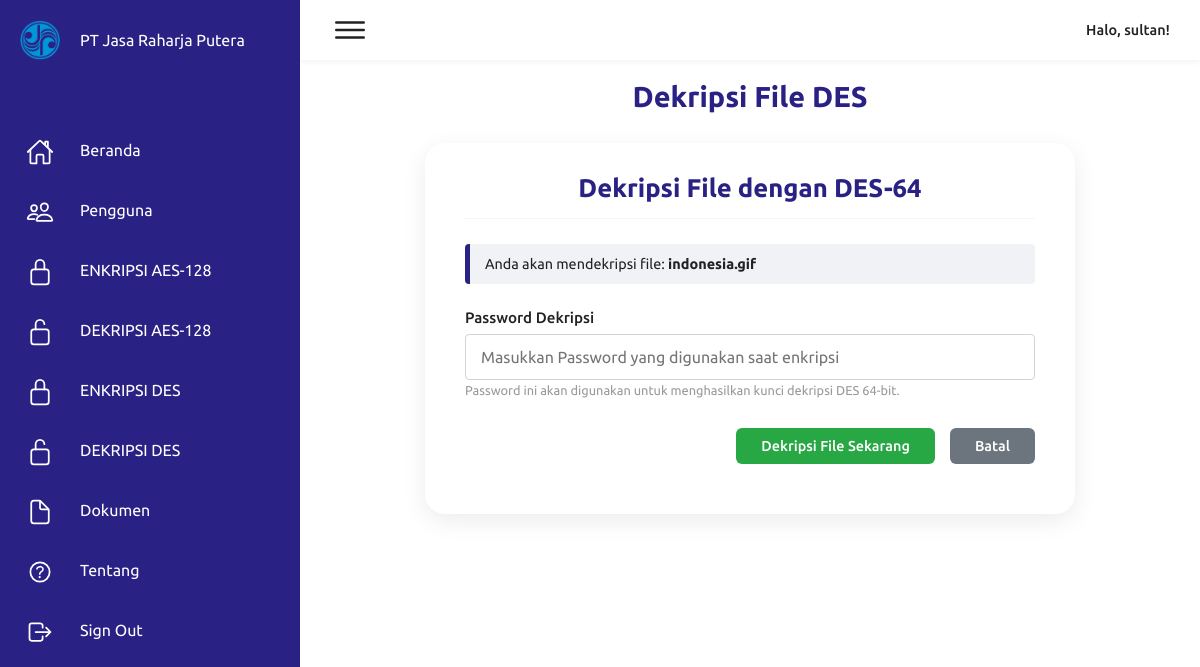
/dashboard/dekripsi_des64.php?id=62 (signed in), run on the app's committed database.
### tables this page shows
CREATE TABLE `dokumen_terenkripsi` (
  `id_dokumen` int(11) NOT NULL,
  `username` varchar(100) NOT NULL,
  `nama_asli_file` varchar(255) NOT NULL,
  `nama_file_enkripsi` varchar(255) NOT NULL,
  `path_file_enkripsi` varchar(255) NOT NULL,
  `ukuran_file_kb` decimal(10,2) NOT NULL,
  `ukuran_file_enkripsi_kb` decimal(10,2) DEFAULT NULL,
  `kunci_enkripsi` varchar(16) NOT NULL,
  `algoritma_enkripsi` varchar(50) DEFAULT NULL,
  `tanggal_unggah` datetime NOT NULL,
  `status_proses` varchar(20) NOT NULL,
  `deskripsi_file` text DEFAULT NULL,
  `durasi_enkripsi_detik` decimal(10,2) DEFAULT NULL,
  `durasi_dekripsi_detik` decimal(10,2) DEFAULT NULL,
  `nama_file_terdekripsi` varchar(255) DEFAULT NULL,
  `ukuran_file_terdekripsi_kb` decimal(10,2) DEFAULT NULL
);

### dashboard/dekripsi_des64.php (the view, shortened to what this page needs)
<?php
$currentPageTitle = "Dekripsi File DES";
include '../includes/header.php';
require_once '../config/config.php';
include '../includes/navigation.php';
$nama_file_info = "";
$id_dokumen_valid = null;
$pesan_error_halaman = "";
$algoritma_file = "DES-64";
if (!$conn) {
    $pesan_error_halaman = "Koneksi ke database gagal. Periksa file konfigurasi.";
} else {
    if (isset($_GET['id']) && !empty($_GET['id'])) {
        $id_dokumen = filter_var($_GET['id'], FILTER_VALIDATE_INT);
        if ($id_dokumen === false) {
            $pesan_error_halaman = "ID file yang diberikan tidak valid.";
        } else {
            $username_pengguna = $_SESSION['username'];
            $sql_file = "SELECT id_dokumen, nama_asli_file, algoritma_enkripsi
                         FROM dokumen_terenkripsi
                         WHERE id_dokumen = ? AND username = ? AND status_proses = 'Terenkripsi'";
            $stmt_file = mysqli_prepare($conn, $sql_file);
            if ($stmt_file) {
                mysqli_stmt_bind_param($stmt_file, "is", $id_dokumen, $username_pengguna);
                mysqli_stmt_execute($stmt_file);
                $result_file = mysqli_stmt_get_result($stmt_file);
                if ($result_file && mysqli_num_rows($result_file) == 1) {
                    $file_data = mysqli_fetch_assoc($result_file);
                    if (strtoupper($file_data['algoritma_enkripsi']) === 'DES' || strtoupper($file_data['algoritma_enkripsi']) === 'DES-64') {
                        $nama_file_info = htmlspecialchars($file_data['nama_asli_file']);
                        $id_dokumen_valid = $file_data['id_dokumen'];
                        $algoritma_file = htmlspecialchars($file_data['algoritma_enkripsi']);
                    } else {
                        $pesan_error_halaman = "File ini tidak dienkripsi menggunakan DES. Algoritma terdeteksi: " . htmlspecialchars($file_data['algoritma_enkripsi']) . ". Silakan gunakan form dekripsi yang sesuai.";
                    }
                } else {
                    $pesan_error_halaman = "File tidak ditemukan, bukan milik Anda, atau statusnya bukan 'Terenkripsi'.";
                }
            } else {
                $pesan_error_halaman = "Gagal menyiapkan query untuk mengambil data file: " . htmlspecialchars(mysqli_error($conn));
            }
        }
    }
}
?>
        <div class="main">
            <?php include '../includes/topbar.php'; ?>
            <div class="page-content-header">
                 <h2><?php echo htmlspecialchars($currentPageTitle); ?></h2>
            </div>
            <div class="form-container">
                <div class="form-card">
                    <div class="cardHeader">
                        <h3>Dekripsi File dengan <?php echo $algoritma_file; ?></h3>
                    </div>
                    <?php if (!empty($pesan_error_halaman)):  ?>
                        <div class="alert alert-danger" role="alert" style="margin-bottom: 20px;">
                            <?php echo $pesan_error_halaman; ?> <a href="daftar_dokumen.php" style="font-weight: bold; text-decoration: underline;">Kembali ke Daftar Dokumen</a>.
                        </div>
                    <?php else:  ?>
                        <?php if ($id_dokumen_valid !== null):  ?>
                            <p class="file-info">Anda akan mendekripsi file: <strong><?php echo $nama_file_info; ?></strong></p>
                        <?php else: ?>
                             <p class="file-info">Silakan unggah file `.enc` yang dienkripsi dengan DES untuk didekripsi.</p>
                        <?php endif; ?>
                        <form action="proses_dekripsi_des64.php" method="POST" enctype="multipart/form-data" id="desDecryptionForm">
                            <div class="form-group">
                                <label for="decryptionPassword">
                                    <?php echo ($id_dokumen_valid === null) ? '3. ' : ''; ?>Password Dekripsi
                                </label>
                                <input type="password" name="pwdfile" id="decryptionPassword" class="form-control" placeholder="Masukkan Password yang digunakan saat enkripsi" required>
                                <small class="form-text text-muted">Password ini akan digunakan untuk menghasilkan kunci dekripsi DES 64-bit.</small>
                            </div>
                            <div class="form-group button-group">
                                <button type="submit" name="decrypt_des_now" class="btn btn-success">Dekripsi File Sekarang</button>
                                <a href="daftar_dokumen.php" class="btn btn-secondary">Batal</a>
                            </div>
                        </form>
                    <?php endif; ?>
                </div>
            </div>
        </div> </div> <script src="../assets/js/dashboard.js"></script>
</body>
</html>

### assets/css/dashboard.css (style rules this page uses)
* { font-family: "Ubuntu", sans-serif; margin: 0; padding: 0; box-sizing: border-box; }
:root { --blue: #2a2185; --white: #fff; --gray: #f5f5f5; --black1: #222; --black2: #999; }
body { min-height: 100vh; overflow-x: hidden; }
.main { position: absolute; width: calc(100% - 300px); left: 300px; min-height: 100vh; background: var(--white); transition: 0.5s; }

### assets/css/dekripsi-style.css (style rules this page uses)
.page-content-header { margin-top: 20px; margin-bottom: 10px; text-align: center; }
.page-content-header h2 { font-weight: 600; color: var(--blue); font-size: 1.8rem; }
.form-container { padding: 20px; width: 100%; display: flex; justify-content: center; align-items: flex-start; }
.form-card { background: var(--white); padding: 30px 40px; border-radius: 20px; box-shadow: 0 7px 25px rgba(0, 0, 0, 0.08); width: 100%; max-width: 650px; }
.form-card .cardHeader { margin-bottom: 25px; text-align: center; padding-bottom: 15px; border-bottom: 1px solid var(--gray); }
.form-card .cardHeader h2, .form-card .cardHeader h3 { font-weight: 600; color: var(--blue); font-size: 1.6rem; margin: 0; }
.file-info { margin-bottom: 25px; padding: 12px 15px; background-color: #f0f2f5; border-left: 5px solid var(--blue); font-size: 0.9rem; color: var(--black1); border-radius: 4px; }
.file-info strong { color: var(--black1); font-weight: 600; }
.form-group { margin-bottom: 20px; }
.form-group label { display: block; font-weight: 500; color: var(--black1); margin-bottom: 8px; font-size: 0.95rem; }
.form-control, .form-control-file { width: 100%; padding: 10px 15px; font-size: 1rem; line-height: 1.5; color: #495057; background-color: #fff; border: 1px solid #ced4da; border-radius: 0.25rem; transition: border-color .15s ease-in-out, box-shadow .15s ease-in-out; }
.form-text.text-muted { font-size: 0.8rem; color: var(--black2); margin-top: 5px; }
.button-group { display: flex; gap: 15px; margin-top: 30px; justify-content: flex-end; }
.button-group .btn { padding: 10px 25px; font-size: 0.9rem; font-weight: 500; border-radius: 6px; cursor: pointer; text-align: center; text-decoration: none; border: none; transition: transform 0.2s ease; }
.btn-success { background-color: #28a745; color: var(--white); }
.btn-secondary { background-color: #6c757d; color: var(--white); }

### data on the page
dokumen_terenkripsi: algoritma_enkripsi "DES-64", nama_asli_file "indonesia.gif"

### other printed values
$username_display "sultan"
$currentPageTitle "Dekripsi File DES"
